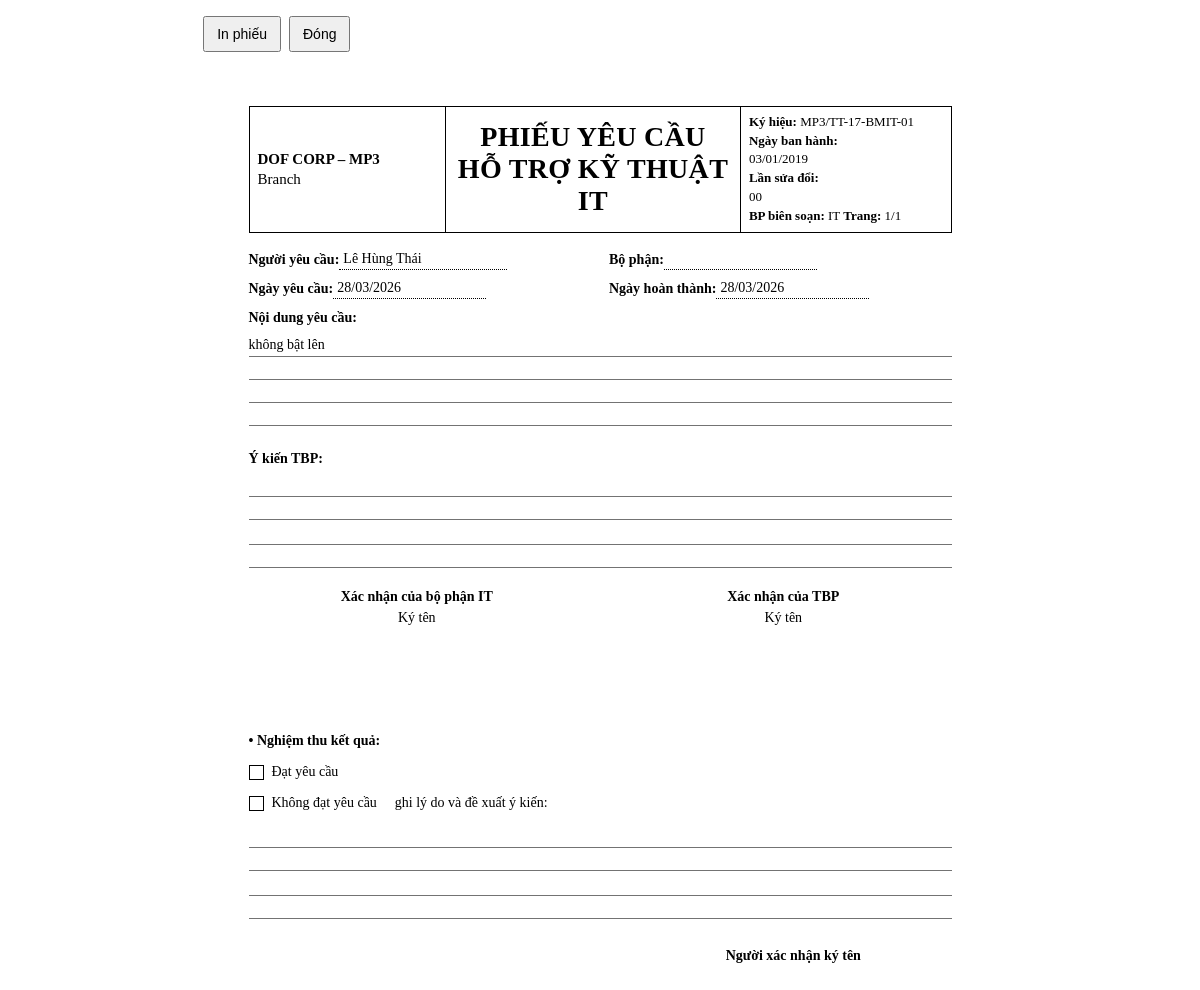
Page /incidents/1/request-form (signed in) on the committed database.
### app/db/models/incident.py (models this page shows)
class Incident(Base):
    __tablename__ = 'incidents'
    id: Mapped[int] = mapped_column(primary_key=True, index=True)
    asset_id: Mapped[int] = mapped_column(ForeignKey('assets.id'), index=True)
    reported_by: Mapped[str | None] = mapped_column(String(120), nullable=True)
    requester_department: Mapped[str | None] = mapped_column(String(120), nullable=True)
    reported_at: Mapped[datetime] = mapped_column(DateTime, default=datetime.utcnow)
    issue_description: Mapped[str] = mapped_column(Text)
    priority: Mapped[str] = mapped_column(String(20), default='medium')
    status: Mapped[str] = mapped_column(String(20), default='open')
    resolution: Mapped[str | None] = mapped_column(Text, nullable=True)
    resolved_at: Mapped[datetime | None] = mapped_column(DateTime, nullable=True)
    asset = relationship('Asset', back_populates='incidents')
    events = relationship('IncidentEvent', back_populates='incident', cascade='all, delete-orphan', order_by='desc(IncidentEvent.created_at)')

### app/routes/web/incidents.py (the view)
@router.get('/{incident_id}/request-form', response_class=HTMLResponse)
@require_module_access('incidents')
def incident_request_form(incident_id: int, request: Request, db: Session = Depends(get_db), current_user=None):
    item = db.get(Incident, incident_id)
    if not _can_access_incident(item, current_user):
        return RedirectResponse(url='/incidents/', status_code=303)
    return templates.TemplateResponse('incidents/request_form_print.html', {'request': request, 'item': item, 'current_user': current_user, 'format_vn_date': format_vn_date})

### app/templates/incidents/request_form_print.html (shortened to what this page needs)
<!DOCTYPE html>
<html lang="vi">
<head>
</head>
<body>
  <div class="print-actions">
    <button onclick="window.print()">In phiếu</button>
    <button onclick="window.close()">Đóng</button>
  </div>
  <div class="page">
    <table class="header">
      <tr>
        <td class="header-left">
          <div><strong>DOF CORP – MP3</strong></div>
          <div>Branch</div>
        </td>
        <td class="header-center">
          PHIẾU YÊU CẦU<br>
          HỖ TRỢ KỸ THUẬT IT
        </td>
        <td class="header-right">
          <div><strong>Ký hiệu:</strong> MP3/TT-17-BMIT-01</div>
          <div><strong>Ngày ban hành:</strong><br>03/01/2019</div>
          <div><strong>Lần sửa đổi:</strong><br>00</div>
          <div><strong>BP biên soạn:</strong> IT <strong>Trang:</strong> 1/1</div>
        </td>
      </tr>
    </table>
    <div class="spacer"></div>
    <div class="row-inline">
      <div class="field"><span class="field-label">Người yêu cầu:</span><span class="dots">{{ item.reported_by or '' }}</span></div>
      <div class="field"><span class="field-label">Bộ phận:</span><span class="dots short">{{ item.requester_department or '' }}</span></div>
    </div>
    <div class="row-inline">
      <div class="field"><span class="field-label">Ngày yêu cầu:</span><span class="dots short">{{ format_vn_date(item.reported_at) }}</span></div>
      <div class="field"><span class="field-label">Ngày hoàn thành:</span><span class="dots short">{{ format_vn_date(item.resolved_at) }}</span></div>
    </div>
    <div class="section-label">Nội dung yêu cầu:</div>
    <div class="lined-block"><span class="text">{{ item.issue_description or '' }}</span></div>
    <div class="section-label" style="margin-top: 16px;">Ý kiến TBP:</div>
    <div class="lined-short"></div>
    <div class="lined-short"></div>
    <div class="sign-row">
      <div class="sign-col">
        <div class="sign-title">Xác nhận của bộ phận IT</div>
        <div class="sign-sub">Ký tên</div>
        <div class="sign-space"></div>
      </div>
      <div class="sign-col">
        <div class="sign-title">Xác nhận của TBP</div>
        <div class="sign-sub">Ký tên</div>
        <div class="sign-space"></div>
      </div>
    </div>
    <div class="bullet">• Nghiệm thu kết quả:</div>
    <div class="check-line"><span class="checkbox"></span>Đạt yêu cầu</div>
    <div class="check-line"><span class="checkbox"></span>Không đạt yêu cầu  ghi lý do và đề xuất ý kiến:</div>
    <div class="reason-block">
      <div class="lined-short"></div>
      <div class="lined-short"></div>
    </div>
    <div class="reason-sign">
      <div><strong>Người xác nhận ký tên</strong></div>
      <div class="space"></div>
    </div>
  </div>
</body>
</html>

### app/templates/incidents/request_form_print.html (style rules this page uses)
body { font-family: "Times New Roman", Arial, sans-serif; color: #000; margin: 0; background: #fff; font-size: 14px; line-height: 1.35; }
.page { width: 210mm; min-height: 297mm; margin: 0 auto; padding: 10mm 12mm 12mm; box-sizing: border-box; }
.print-actions { margin: 16px auto; width: 210mm; display: flex; gap: 8px; }
.print-actions button { padding: 8px 12px; font-size: 14px; }
table { width: 100%; border-collapse: collapse; }
.header td { border: 1px solid #000; vertical-align: middle; padding: 6px 8px; }
.header-left { width: 28%; text-align: left; font-size: 15px; }
.header-center { width: 42%; text-align: center; font-weight: 700; font-size: 28px; line-height: 1.15; letter-spacing: 0.3px; }
.header-right { width: 30%; font-size: 13px; line-height: 1.45; }
.spacer { height: 18px; }
.row-inline { display: flex; justify-content: space-between; gap: 18px; margin-bottom: 10px; align-items: baseline; }
.field { flex: 1; white-space: nowrap; }
.field-label { font-weight: 700; }
.dots { display: inline-block; border-bottom: 1px dotted #000; min-width: 160px; padding: 0 4px 2px; line-height: 1.1; white-space: normal; vertical-align: bottom; }
.dots.short { min-width: 145px; }
.section-label { font-weight: 700; margin: 10px 0 6px; }
.lined-block { min-height: 96px; padding: 2px 0; background-image: repeating-linear-gradient( to bottom, transparent 0, transparent 22px, rgba(0,0,0,0.55) 22px, rgba(0,0,0,0.55) 23px ); white-space: pre-wrap; word-break: break-word; }
.lined-block .text { display: inline; background: #fff; padding-right: 2px; }
.lined-short { min-height: 48px; background-image: repeating-linear-gradient( to bottom, transparent 0, transparent 22px, rgba(0,0,0,0.55) 22px, rgba(0,0,0,0.55) 23px ); }
.sign-row { display: flex; justify-content: space-between; margin-top: 18px; text-align: center; gap: 30px; }
.sign-col { flex: 1; }
.sign-title { font-weight: 700; }
.sign-sub { margin-top: 2px; }
.sign-space { height: 90px; }
.bullet { margin-top: 14px; font-weight: 700; }
.check-line { margin-top: 12px; }
.checkbox { display: inline-block; width: 13px; height: 13px; border: 1px solid #000; margin-right: 8px; vertical-align: middle; }
.reason-block { margin-top: 12px; }
.reason-sign { text-align: center; margin-top: 26px; padding-left: 55%; }
.reason-sign .space { height: 80px; }

### rows in the picture
Incident: reported_by "Lê Hùng Thái", reported_at "28/03/2026", resolved_at "28/03/2026", issue_description "không bật lên"
